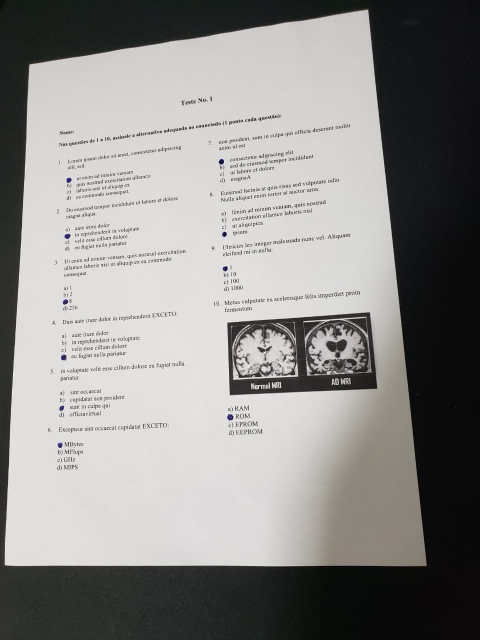
#> input picture prova/originais/provaImpressa/gabaritoO.jpeg, 960 x 1280 px (shown at 1/2 size)
$ python 'lim&perspectiva.py'
#> lines starting #> are read from the running program, lines starting #| are printed output that depends on the picture; after the words box and inside, x2 and y2 are one past the last pixel; in counts of white or black regions, pixels touching at a corner belong together
import cv2
import imutils
import numpy as np

def resize(img, height=800):
    """ Resize image to given height """
    rat = height / img.shape[0]
    return cv2.resize(img, (int(rat * img.shape[1]), height))

def order_points(pts):
	# initialzie a list of coordinates that will be ordered
	# such that the first entry in the list is the top-left,
	# the second entry is the top-right, the third is the
	# bottom-right, and the fourth is the bottom-left
	rect = np.zeros((4, 2), dtype = "float32")

	# the top-left point will have the smallest sum, whereas
	# the bottom-right point will have the largest sum
	s = pts.sum(axis = 1)
	rect[0] = pts[np.argmin(s)]
	rect[2] = pts[np.argmax(s)]

	# now, compute the difference between the points, the
	# top-right point will have the smallest difference,
	# whereas the bottom-left will have the largest difference
	diff = np.diff(pts, axis = 1)
	rect[1] = pts[np.argmin(diff)]
	rect[3] = pts[np.argmax(diff)]

	# return the ordered coordinates
	return rect

def four_point_transform(image, pts):
	# obtain a consistent order of the points and unpack them
	# individually
	rect = order_points(pts)
	(tl, tr, br, bl) = rect

	# compute the width of the new image, which will be the
	# maximum distance between bottom-right and bottom-left
	# x-coordiates or the top-right and top-left x-coordinates
	widthA = np.sqrt(((br[0] - bl[0]) ** 2) + ((br[1] - bl[1]) ** 2))
	widthB = np.sqrt(((tr[0] - tl[0]) ** 2) + ((tr[1] - tl[1]) ** 2))
	maxWidth = max(int(widthA), int(widthB))

	# compute the height of the new image, which will be the
	# maximum distance between the top-right and bottom-right
	# y-coordinates or the top-left and bottom-left y-coordinates
	heightA = np.sqrt(((tr[0] - br[0]) ** 2) + ((tr[1] - br[1]) ** 2))
	heightB = np.sqrt(((tl[0] - bl[0]) ** 2) + ((tl[1] - bl[1]) ** 2))
	maxHeight = max(int(heightA), int(heightB))

	# now that we have the dimensions of the new image, construct
	# the set of destination points to obtain a "birds eye view",
	# (i.e. top-down view) of the image, again specifying points
	# in the top-left, top-right, bottom-right, and bottom-left
	# order
	dst = np.array([
		[0, 0],
		[maxWidth - 1, 0],
		[maxWidth - 1, maxHeight - 1],
		[0, maxHeight - 1]], dtype = "float32")

	# compute the perspective transform matrix and then apply it
	M = cv2.getPerspectiveTransform(rect, dst)
	warped = cv2.warpPerspective(image, M, (maxWidth, maxHeight))

	# return the warped image
	return warped

im_gray = cv2.imread('prova/originais/provaImpressa/gabaritoO.jpeg', cv2.IMREAD_GRAYSCALE)
#> im_gray: shape (1280, 960); min 0, max 255, mean 140.6
ratio = im_gray.shape[0] / 800.0
#> ratio = 1.6
orig = im_gray.copy()
im_gray = resize(im_gray)
#> in resize, `return cv2.resize(img, (int(rat * img.shape[1]), height))`:
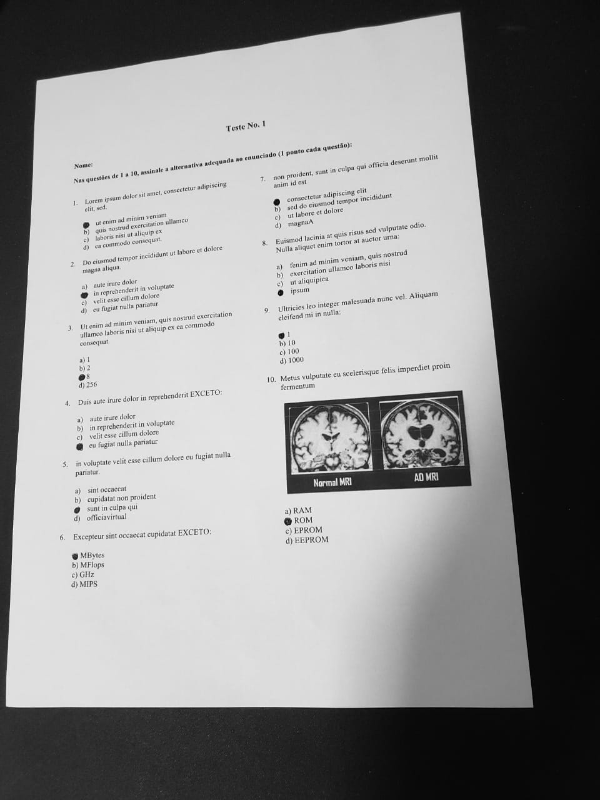
#> returned value: shape (800, 600); min 1, max 251, mean 140.5
blur = cv2.GaussianBlur(im_gray, (5, 5), 0)
edged = cv2.Canny(blur, 75, 200)
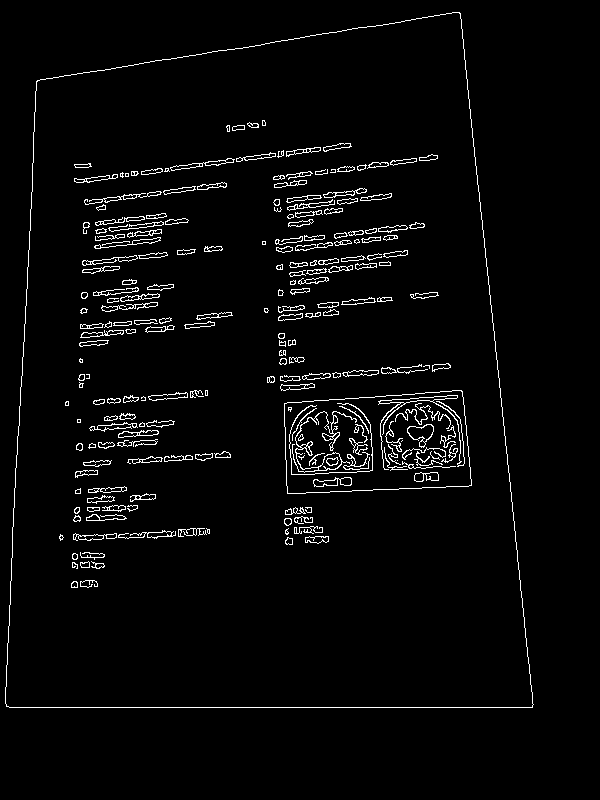
#> edged: shape (800, 600); 3.2% white in thin lines or dots, all inside (x1, y1, x2, y2) = (5, 12, 534, 708)


cv2.imwrite("edged.png", edged)

cnts = cv2.findContours(edged.copy(), cv2.RETR_LIST, cv2.CHAIN_APPROX_SIMPLE)
#> cnts = 497 contours, 164 with area under 20; largest, box (x1, y1, x2, y2) and area: (5, 12, 534, 708) 315388, (5, 12, 534, 708) 315384, (284, 390, 472, 494) 16932, (284, 390, 472, 494) 16929, (292, 411, 357, 473) 522
cnts = imutils.grab_contours(cnts)
cnts = sorted(cnts, key = cv2.contourArea, reverse = True)[:5]
#> cnts = 5 contours; box (x1, y1, x2, y2) and area: (5, 12, 534, 708) 315388, (5, 12, 534, 708) 315384, (284, 390, 472, 494) 16932, (284, 390, 472, 494) 16929, (292, 411, 357, 473) 522

for c in cnts:
	# approximate the contour
	peri = cv2.arcLength(c, True)
	approx = cv2.approxPolyDP(c, 0.02 * peri, True)

	# if our approximated contour has four points, then we
	# can assume that we have found our screen
	if len(approx) == 4:
		screenCnt = approx
		break
#> this loop made 1 pass
#> (peri, screenCnt) on pass 1: (2342.3, [[459, 12], [36, 81], [6, 706], [532, 707]])

cv2.drawContours(im_gray, [screenCnt], -1, (0, 255, 0), 2)
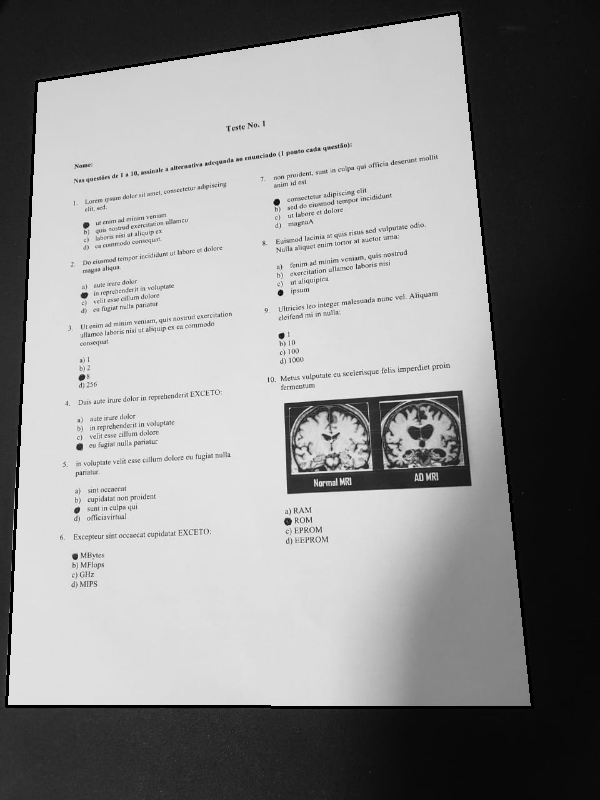
#> im_gray: shape (800, 600); 1.41% of pixels changed, all inside (x1, y1, x2, y2) = (5, 11, 534, 709)
cv2.imwrite("contorno.png", im_gray)

warped = four_point_transform(orig, screenCnt.reshape(4, 2) * ratio)
#> in order_points, `s = pts.sum(axis = 1)`: s = [753.6, 187.2, 1139.2, 1982.4]
#> in order_points, `diff = np.diff(pts, axis = 1)`: diff = [-715.2, 72, 1120, 280]
#> in four_point_transform, `rect = order_points(pts)`: rect = [[57.6, 129.6], [734.4, 19.2], [851.2, 1131.2], [9.6, 1129.6]]
#> in four_point_transform, `(tl, tr, br, bl) = rect`: tl = [57.6, 129.6]; tr = [734.4, 19.2]; br = [851.2, 1131.2]; bl = [9.6, 1129.6]
#> in four_point_transform, `widthA = np.sqrt(((br[0] - bl[0]) ** 2) + ((br[1] - bl[1]) ** 2))`: widthA = 841.6
#> in four_point_transform, `widthB = np.sqrt(((tr[0] - tl[0]) ** 2) + ((tr[1] - tl[1]) ** 2))`: widthB = 685.7
#> in four_point_transform, `maxWidth = max(int(widthA), int(widthB))`: maxWidth = 841
#> in four_point_transform, `heightA = np.sqrt(((tr[0] - br[0]) ** 2) + ((tr[1] - br[1]) ** 2))`: heightA = 1118.1
#> in four_point_transform, `heightB = np.sqrt(((tl[0] - bl[0]) ** 2) + ((tl[1] - bl[1]) ** 2))`: heightB = 1001.2
#> in four_point_transform, `maxHeight = max(int(heightA), int(heightB))`: maxHeight = 1118
#> in four_point_transform, `dst = np.array([ [0, 0], [maxWidth - 1, 0], [maxWidth - 1, maxHeight -..`: dst = [[0, 0], [840, 0], [840, 1117], [0, 1117]]
#> in four_point_transform, `M = cv2.getPerspectiveTransform(rect, dst)`: M = [[1.45, 0.0697, -92.62], [0.234, 1.44, -199.6], [0.000212, 0.000242, 1]]
#> in four_point_transform, `warped = cv2.warpPerspective(image, M, (maxWidth, maxHeight))`:
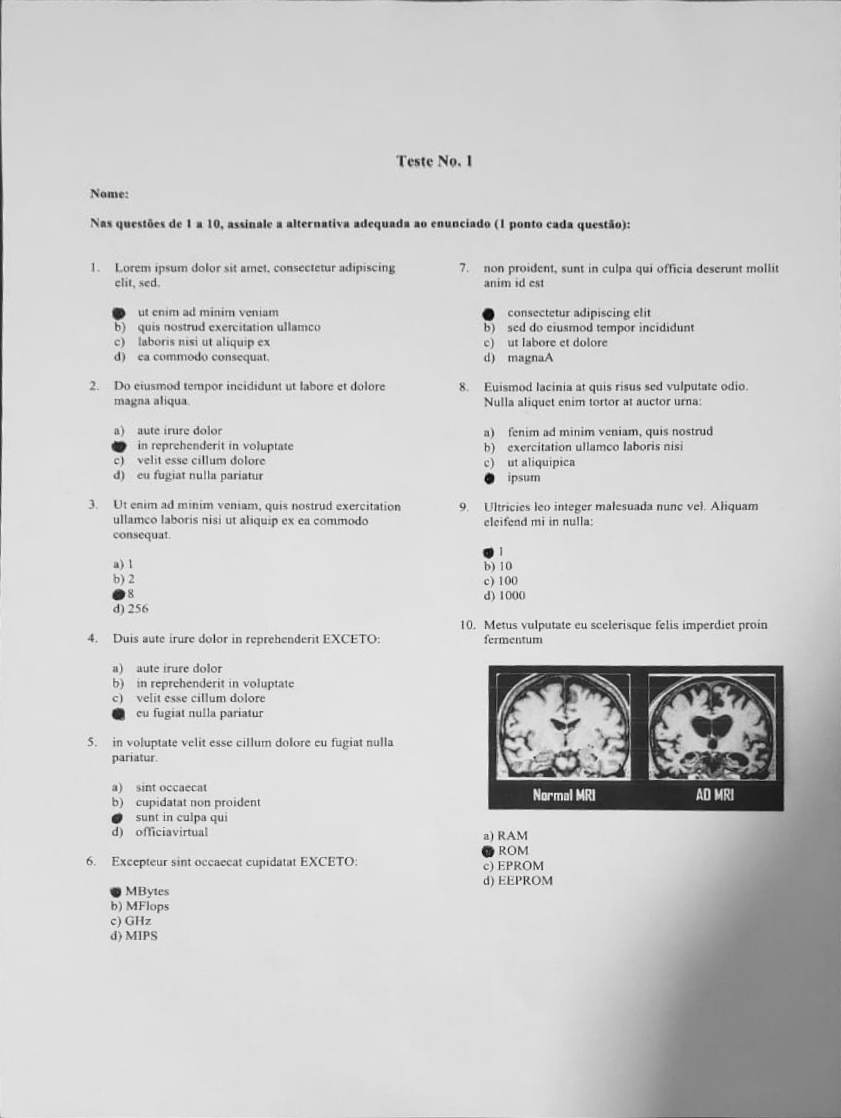
#> warped: shape (1118, 841); min 6, max 255, mean 203.9
im_lim = cv2.adaptiveThreshold(warped, 255, cv2.ADAPTIVE_THRESH_GAUSSIAN_C, cv2.THRESH_BINARY, 81, 20)
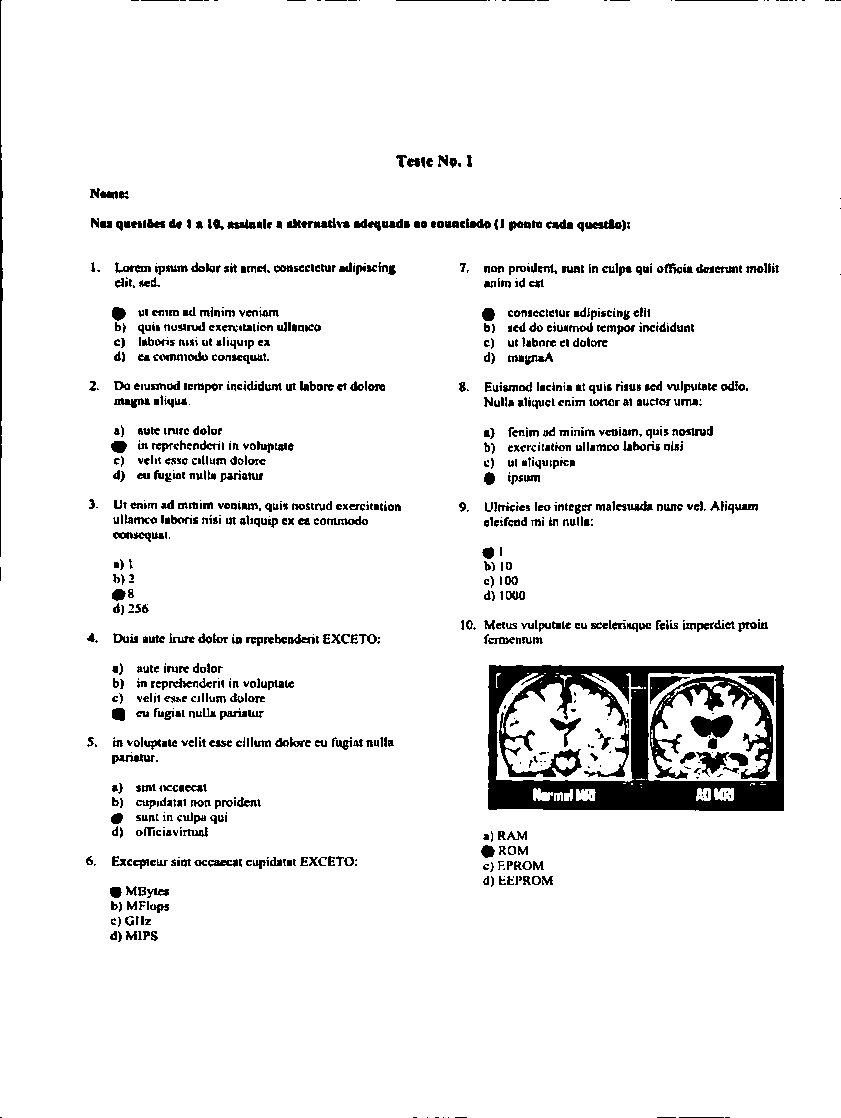
#> im_lim: shape (1118, 841); 93.5% white; 1087 black regions (389 under 20 px), largest, box (x1, y1, x2, y2) and area: (488, 665, 784, 811) 17410, (650, 676, 773, 779) 3034, (0, 0, 3, 557) 901
warped = (warped > im_lim).astype("uint8") * 255

cv2.imwrite("prova/originais/provaImpressa/gabarito.jpeg", imutils.resize(warped,width=567, height = 800))
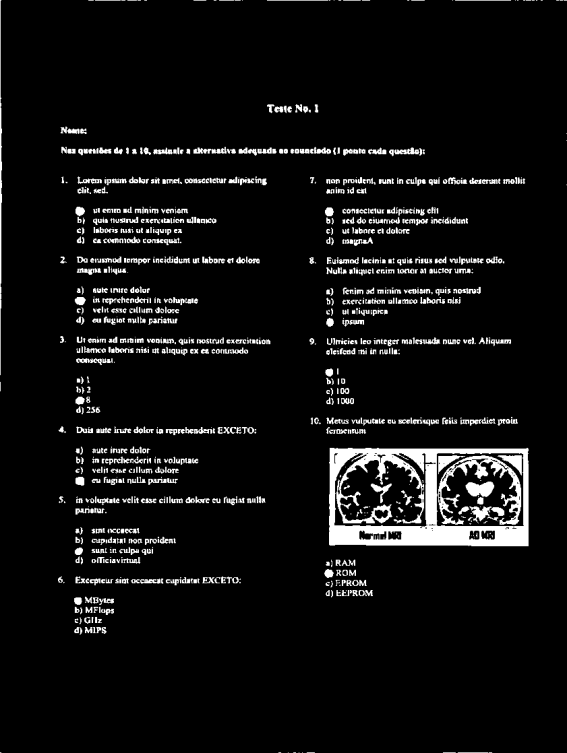
#> saved as gabarito.jpeg: shape (753, 567); min 0, max 255, mean 16.5

$ run again, with prova/originais/provaImpressa/alunoO.jpeg copied over prova/originais/provaImpressa/gabaritoO.jpeg
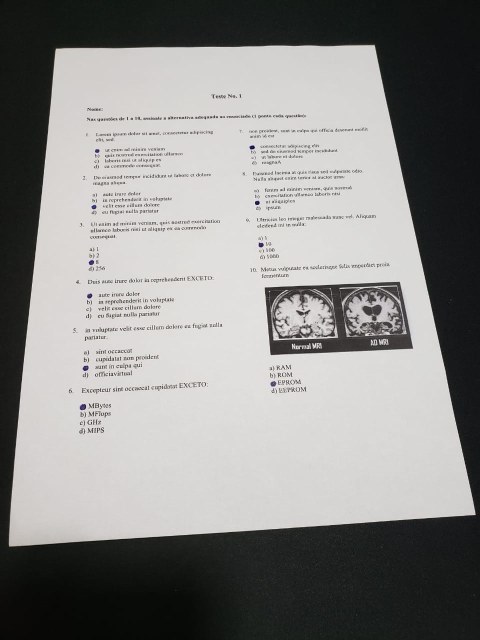
#> input picture prova/originais/provaImpressa/alunoO.jpeg, 960 x 1280 px (shown at 1/2 size)
#> `edged = cv2.Canny(blur, 75, 200)`:
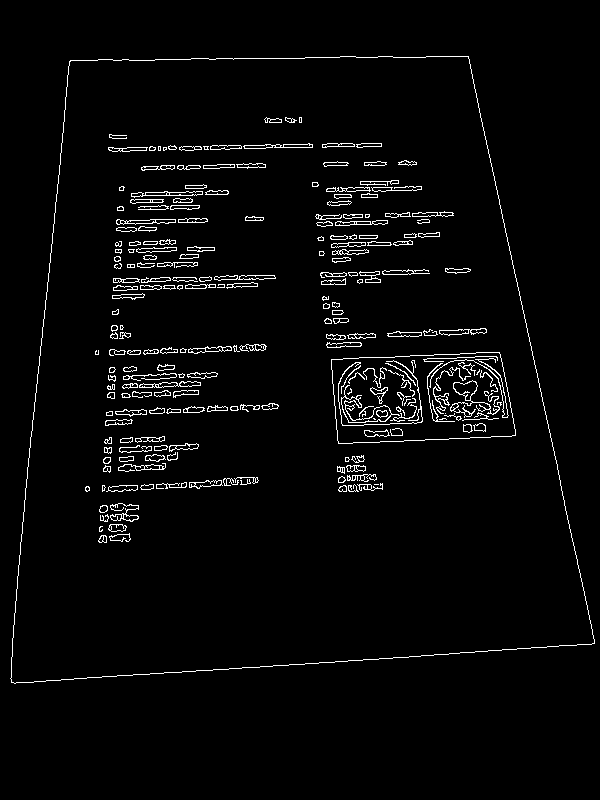
#> edged: shape (800, 600); 3.1% white in thin lines or dots, all inside (x1, y1, x2, y2) = (10, 56, 595, 684)
#> `cnts = cv2.findContours(edged.copy(), cv2.RETR_LIST, cv2.CHAIN_APPROX_..`: cnts = 487 contours, 160 with area under 20; largest, box (x1, y1, x2, y2) and area: (10, 56, 595, 684) 299185, (10, 56, 595, 684) 299182, (331, 352, 516, 444) 14686, (331, 352, 516, 444) 14684, (341, 385, 400, 423) 475
#> `cnts = sorted(cnts, key = cv2.contourArea, reverse = True)[:5]`: cnts = 5 contours; box (x1, y1, x2, y2) and area: (10, 56, 595, 684) 299185, (10, 56, 595, 684) 299182, (331, 352, 516, 444) 14686, (331, 352, 516, 444) 14684, (341, 385, 400, 423) 475
#> the loop `for c in cnts:` made 1 pass
#> (peri, screenCnt) on pass 1: (2291.1, [[468, 56], [69, 61], [11, 682], [594, 643]])
#> s = [838.4, 208, 1108.8, 1979.2]
#> diff = [-659.2, -12.8, 1073.6, 78.4]
#> rect = [[110.4, 97.6], [748.8, 89.6], [950.4, 1028.8], [17.6, 1091.2]]
#> tl = [110.4, 97.6]; tr = [748.8, 89.6]; br = [950.4, 1028.8]; bl = [17.6, 1091.2]
#> widthA = 934.9
#> widthB = 638.5
#> maxWidth = 934
#> heightA = 960.6
#> heightB = 997.9
#> maxHeight = 997
#> dst = [[0, 0], [933, 0], [933, 996], [0, 996]]
#> M = [[1.47, 0.138, -176], [0.0194, 1.55, -153.1], [-5.12e-05, 0.000497, 1]]
#> im_lim: shape (997, 934); 93.4% white; 1062 black regions (364 under 20 px), largest, box (x1, y1, x2, y2) and area: (542, 592, 872, 722) 17356, (722, 602, 860, 694) 2895, (768, 636, 815, 657) 687
#> `cv2.imwrite("prova/originais/provaImpressa/gabarito.jpeg", imutils.res..`:
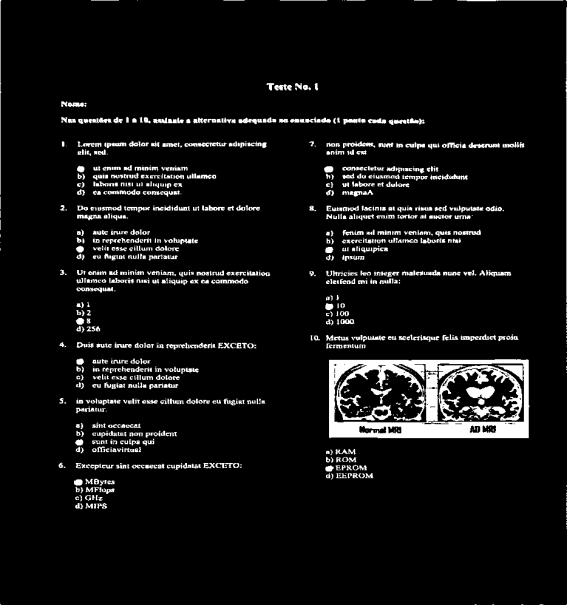
#> saved as gabarito.jpeg: shape (605, 567); min 0, max 255, mean 16.8
